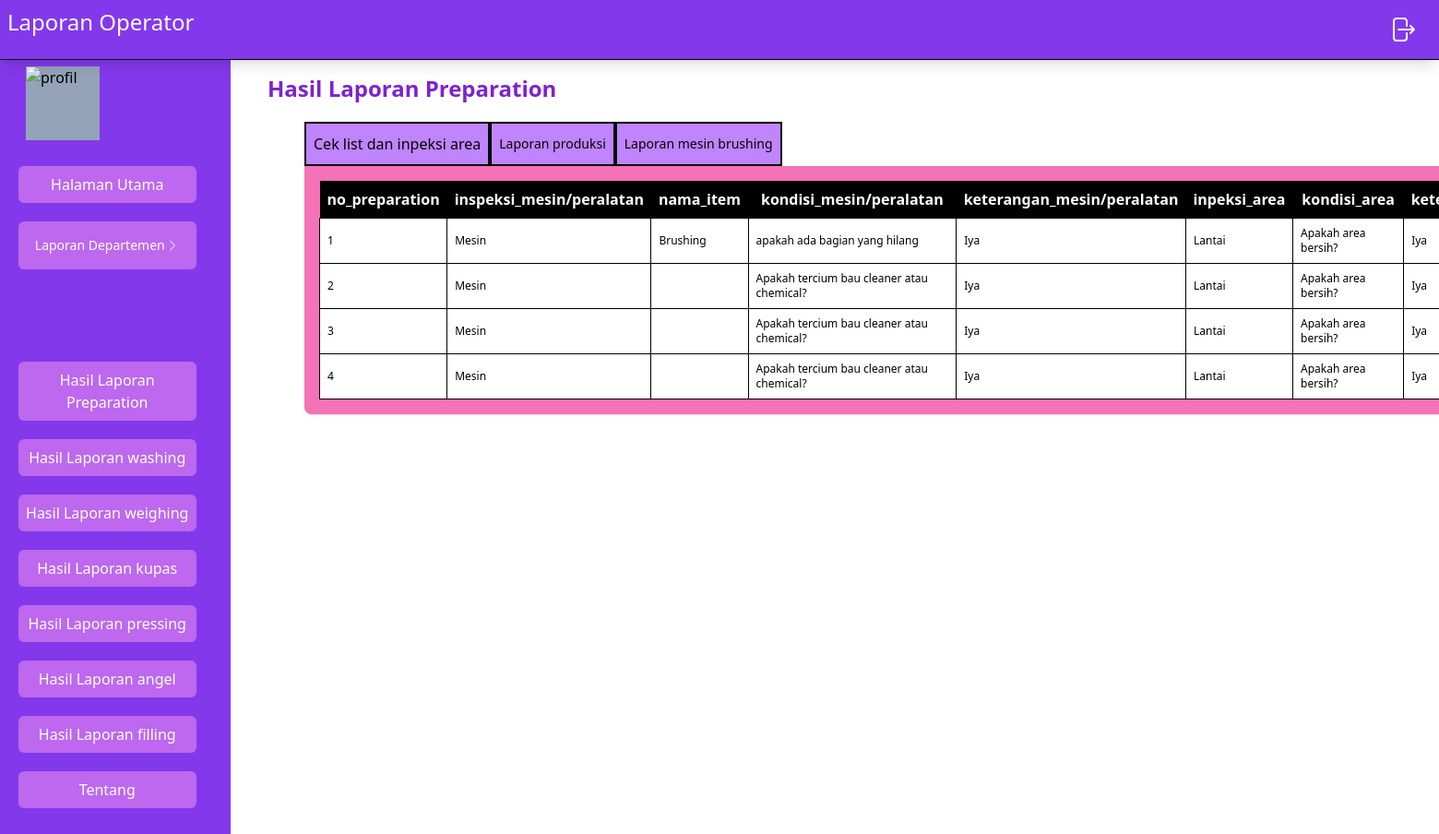
Before: /src/Operator/laporanPreparation.php with the older database file.
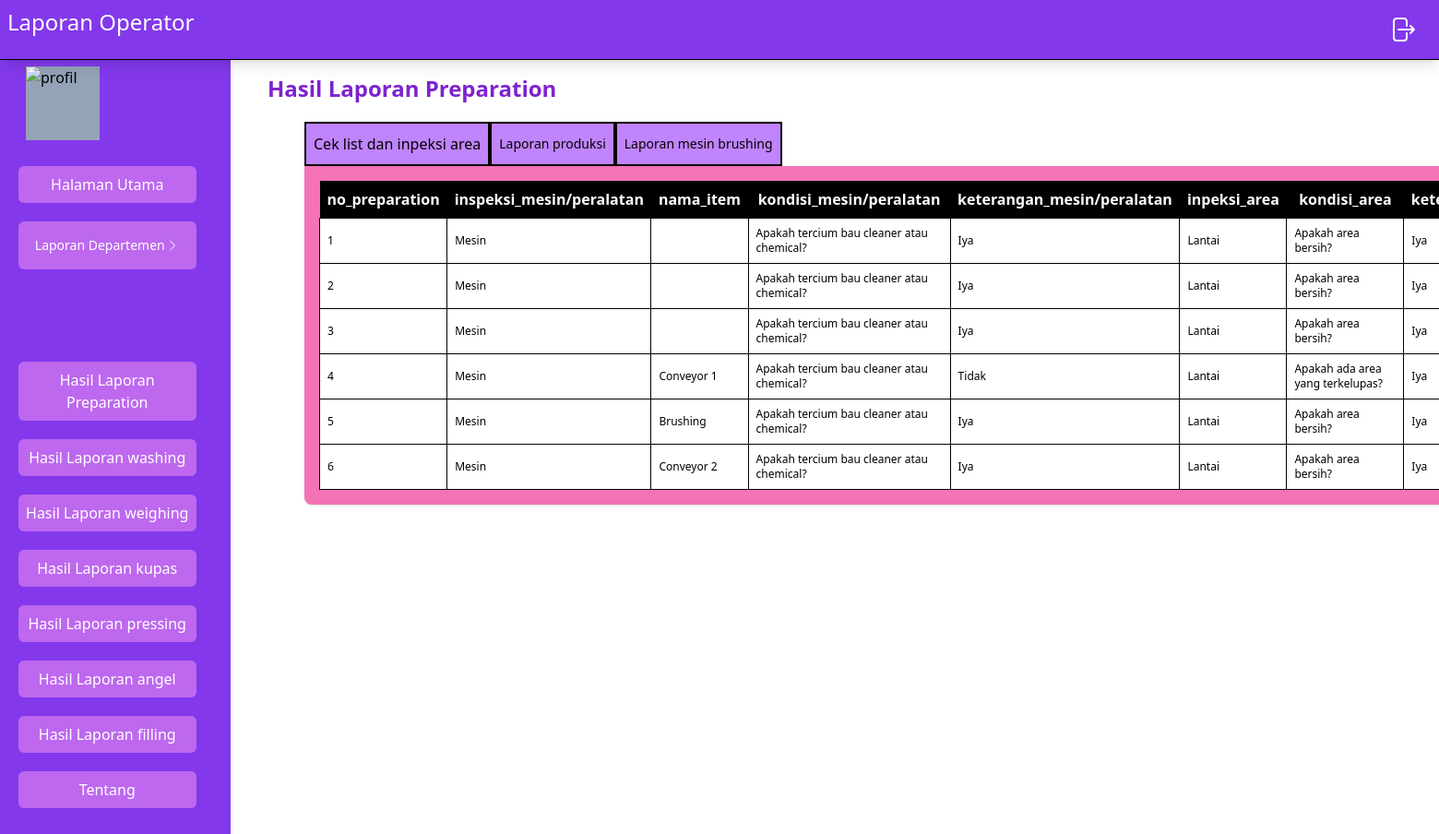
After: the same page with the newer database file.
### tables this page shows
CREATE TABLE `form_preparation_inspeksi_area` (
  `no_preparation` int NOT NULL,
  `inspeksi_mesin/peralatan` set('Mesin','Peralatan Produksi') NOT NULL,
  `nama_item` set('Brushing','Conveyor 1','Conveyor 2','Timbangan 120kg','Pisau','Talenan','Slat','Keranjang') NOT NULL,
  `kondisi_mesin/peralatan` set('Apakah tercium bau cleaner atau chemical?','Apakah part berfungsi dengan baik?','Apakah ada bagian berjamur?','Apakah ada bagian berkarat?','Apakah ada bagian yang kendor?','Apakah ada bagian pecah/sobek/bocor/patah?','apakah ada bagian yang hilang') NOT NULL,
  `keterangan_mesin/peralatan` enum('Iya','Tidak') NOT NULL,
  `inpeksi_area` set('Lantai','Dinding','Plafond','Pintu','Plastic Curtain','Gutter') NOT NULL,
  `kondisi_area` set('Apakah area bersih?','Apakah ada area yang terkelupas?','Apakah ada area yang retak?','Apakah ada area yang berjamur?','Apakah ada sisa buah atau sayur?') NOT NULL,
  `keterangan_area` enum('Iya','Tidak') NOT NULL,
  `inspeksi_alat_cleaning` set('Alat pel','Tarikan air','Kuraray','Sikat','Sikat gagang','Sponges') NOT NULL,
  `kondisi_alat_cleaning` set('Apakah alat bersih?','Apakah alat berfungsi normal?','Apakah alat ada identitas?','Apakah alat bebas dari jamur?') NOT NULL,
  `keterangan_alat_cleaning` enum('Iya','Tidak') NOT NULL,
  `tanggal` date NOT NULL
);

### src/Operator/laporanPreparation.php (the view, shortened to what this page needs)
<?php
include("navbar.php");
include("../koneksi.php");
$getDataCekList = mysqli_query($con ,"SELECT * FROM `form_preparation_inspeksi_area` ");
?>
<!DOCTYPE html>
<html lang="en">
<head>
  <link rel="stylesheet" href="../../dist/output.css" />
</head>
<body>
  <div>
    <div class="flex">
      <?php
      require "sidebar.php";
      ?>
      <div class="mainPage container mt-20 w-1/2 ml-20 ">
        <h1 class="text-2xl -ml-10 mb-5 text-purple-700 font-bold">
          Hasil Laporan Preparation
        </h1>
        <div class="maincontainer lg:w-[1000px] lg:h-[400px] container h-[300px] w-[600px]">
          <div class="inline">
            <ul class="flex">
              <li
                class="btnProfil bg-purple-400 hover:bg-purple-600 h-12 w-fit p-2 text-md border-2 border-black text-center items-center flex justify-center cursor-pointer">
                Cek list dan inpeksi area
              </li>
              <li
                class="btnUbah bg-purple-400 hover:bg-purple-600  h-12 w-fit p-2 text-md border-2 border-black text-center items-center text-sm flex justify-center cursor-pointer">
                Laporan produksi
              </li>
              <li
                class="btnPassword bg-purple-400 hover:bg-purple-600  h-12 w-fit p-2 text-md border-2 border-black text-center items-center text-sm flex justify-center cursor-pointer">
                Laporan mesin brushing
              </li>
            </ul>
          </div>
          <div class="bg-pink-400 shadow w-fit rounded-b-lg  flex  justify-center p-2">
          <section class="cekList">
              <div class="items-center justify-evenly m-2 gap-4 w-full">
                <table>
                    <tr class="bg-black text-white p-2">
                        <th class="p-2">no_preparation</th>
                        <th class="p-2">inspeksi_mesin/peralatan </th>
                        <th class="p-2">nama_item </th>
                        <th class="p-2">kondisi_mesin/peralatan</th>
                        <th class="p-2">keterangan_mesin/peralatan</th>
                        <th class="p-2">inpeksi_area</th>
                        <th class="p-2">kondisi_area </th>
                        <th class="p-2">keterangan_area </th>
                    </tr>
                    <?php
                    $no = 1;
                    while ($data = mysqli_fetch_array($getDataCekList)) {
                        ?>
                        <tr class="text-xs bg-white border  ">
                            <td class=" p-2 border border-black ">
                                <?php echo $no; ?>
                            </td>
                            <td class=" p-2 border border-black ">
                                <?php echo $data['inspeksi_mesin/peralatan']; ?>
                            </td>
                            <td class=" p-2 border border-black ">
                                <?php echo $data['nama_item']; ?>
                            </td>
                            <td class=" p-2 border border-black ">
                                <?php echo $data['kondisi_mesin/peralatan']; ?>
                            </td>
                            <td class=" p-2 border border-black ">
                                <?php echo $data['keterangan_mesin/peralatan']; ?>
                            </td>
                            <td class=" p-2 border border-black ">
                                <?php echo $data['inpeksi_area']; ?>
                            </td>
                            <td class=" p-2 border border-black ">
                                <?php echo $data['kondisi_area']; ?>
                            </td>
                            <td class=" p-2 border border-black ">
                                <?php echo $data['keterangan_area']; ?>
                            </td>
                        </tr>
                        <?php
                        $no++;
                    }
                    ?>
                </table>
              </div>
            </section>
          </div>
        </div>
      </div>
    </div>
  </div>
</body>
</html>

### src/Operator/navbar.php (shortened to what this page needs)
<!DOCTYPE html>
<html lang="en">
<head>
    <link rel="stylesheet" href="../../dist/output.css">
</head>
<body>
    <nav class="fixed text-white p-2 text-2xl top-0 left-0 right-0 h-fit z-20 bg-[#8338EC] border-b border-black shadow-lg">
        <ul class="flex justify-between">
            <li>
                Laporan Operator
            </li>
            <li class="px-4 py-2   ">
                <a href="logout.php">
                </a>
            </li>
        </ul>
    </nav>
</body>
</html>

### src/Operator/sidebar.php (shortened to what this page needs)
<?php
$userNip = $_SESSION['NIP'];
 include("../koneksi.php");
 $getDataOperator = mysqli_query($con, "SELECT * FROM `data_operator_produksi` WHERE NIP ='$userNip' ");
 $data = mysqli_fetch_array($getDataOperator);
?>
<!DOCTYPE html>
<html lang="en">
<head>
    <link rel="stylesheet" href="../../dist/output.css">
</head>
<body >
    <div class="sidebar  h-[3000px] mt-10 bottom-0 top-0 w-[250px] flex flex-col  p-5 gap-5 bg-[#8338EC] pt-10">
        <div class="p-2 -mt-4 box-border flex gap-4 items-center">
            <img src="../../item/<?php echo $data['gambar']?>"
                class="block center w-20 bg-center h-20 bg-slate-400" alt="profil" />
        </div>
        <div class="w-11/12 flex flex-col gap-5 items-center justify-center  cursor-pointer">
            <button
                class="btnMain bg-[#bd68ee] w-full focus:bg-purple-600 active:bg-purple-600    hover:bg-purple-600 hover:shadow-sm hover:shadow-black rounded-md text-white py-2  cursor-pointer">
                Halaman Utama
            </button>
            <div class="w-full">
                <div
                    class=" laporan bg-[#bd68ee] w-full  p-4 focus:bg-purple-600 active:bg-purple-600    hover:bg-purple-600 hover:shadow-sm hover:shadow-black rounded-md text-white   cursor-pointer px-4 items-center justify-center flex">
                    <button type="button" class="text-sm   ">
                        Laporan Departemen
                    </button>
                    <svg xmlns="http://www.w3.org/2000/svg" fill="none" viewBox="0 0 24 24" stroke-width="1.5"
                        stroke="currentColor" class="w-4 h-4 arrowClose">
                        <path stroke-linecap="round" stroke-linejoin="round" d="M8.25 4.5l7.5 7.5-7.5 7.5" />
                    </svg>
                </div>
            </div>
            <button class="hasilLaporan1 mt-20 bg-[#bd68ee] w-full focus:bg-purple-600 active:bg-purple-600    hover:bg-purple-600 hover:shadow-sm hover:shadow-black rounded-md text-white py-2  cursor-pointer">
                Hasil Laporan Preparation
            </button>
            <button class="hasilLaporan2  bg-[#bd68ee] w-full focus:bg-purple-600 active:bg-purple-600    hover:bg-purple-600 hover:shadow-sm hover:shadow-black rounded-md text-white py-2  cursor-pointer">
                Hasil Laporan washing
            </button>
            <button class="hasilLaporan3  bg-[#bd68ee] w-full focus:bg-purple-600 active:bg-purple-600    hover:bg-purple-600 hover:shadow-sm hover:shadow-black rounded-md text-white py-2 cursor-pointer">
                Hasil Laporan weighing
            </button>
            <button class="hasilLaporan4  bg-[#bd68ee] w-full focus:bg-purple-600 active:bg-purple-600    hover:bg-purple-600 hover:shadow-sm hover:shadow-black rounded-md text-white py-2 cursor-pointer">
                Hasil Laporan kupas
            </button>
            <button class="hasilLaporan5  bg-[#bd68ee] w-full focus:bg-purple-600 active:bg-purple-600    hover:bg-purple-600 hover:shadow-sm hover:shadow-black rounded-md text-white py-2 cursor-pointer">
                Hasil Laporan pressing
            </button>
            <button class="hasilLaporan6  bg-[#bd68ee] w-full focus:bg-purple-600 active:bg-purple-600    hover:bg-purple-600 hover:shadow-sm hover:shadow-black rounded-md text-white py-2 cursor-pointer">
                Hasil Laporan angel
            </button>
            <button class="hasilLaporan7  bg-[#bd68ee] w-full focus:bg-purple-600 active:bg-purple-600    hover:bg-purple-600 hover:shadow-sm hover:shadow-black rounded-md text-white py-2 cursor-pointer">
                Hasil Laporan filling
            </button>
            <button class="tentang  bg-[#bd68ee] w-full focus:bg-purple-600 active:bg-purple-600    hover:bg-purple-600 hover:shadow-sm hover:shadow-black rounded-md text-white py-2 cursor-pointer">
              Tentang
            </button>
        </div>
    </div>
</body>
</html>

Changed rows visible on the page:
removed form_preparation_inspeksi_area: value "Mesin", nama_item "Brushing", value "apakah ada bagian yang hilang", value "Iya", inpeksi_area "Lantai", kondisi_area "Apakah area bersih?", keterangan_area "Iya"
added form_preparation_inspeksi_area: value "Mesin", nama_item "Conveyor 1", value "Apakah tercium bau cleaner atau chemical?", value "Tidak", inpeksi_area "Lantai", kondisi_area "Apakah ada area yang terkelupas?", keterangan_area "Iya"
added form_preparation_inspeksi_area: value "Mesin", nama_item "Brushing", value "Apakah tercium bau cleaner atau chemical?", value "Iya", inpeksi_area "Lantai", kondisi_area "Apakah area bersih?", keterangan_area "Iya"
added form_preparation_inspeksi_area: value "Mesin", nama_item "Conveyor 2", value "Apakah tercium bau cleaner atau chemical?", value "Iya", inpeksi_area "Lantai", kondisi_area "Apakah area bersih?", keterangan_area "Iya"
